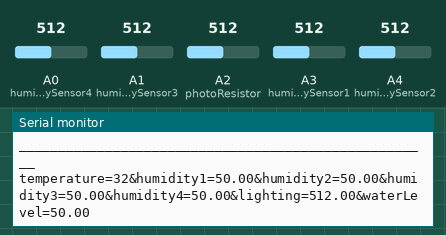
Bench run of a sketch on a simulated Arduino Uno, built with avr-gcc and run on an emulated ATmega328P. Parts: the last lines printed to the serial monitor. The test bench sets the inputs (shaded band); at power-on: A0 (humiditySensor4) = 512, A1 (humiditySensor3) = 512, A3 (humiditySensor1) = 512, A2 (photoResistor) = 512, A4 (humiditySensor2) = 512.

Above: at 1.2 s.
1.3 s: A0 (humiditySensor4) set to 909
At 1.4 s:
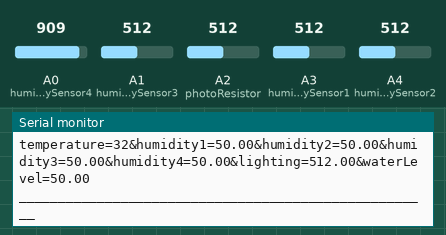
4.3 s: A0 (humiditySensor4) set to 929
At 4.37 s:
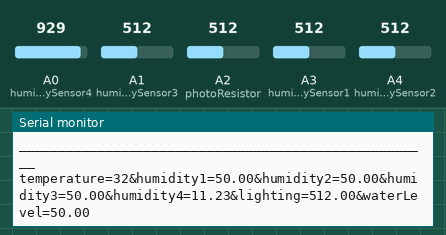
7.3 s: A1 (humiditySensor3) set to 908
At 7.32 s:
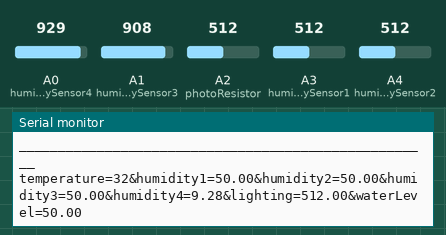
10.3 s: A1 (humiditySensor3) set to 937
At 10.45 s:
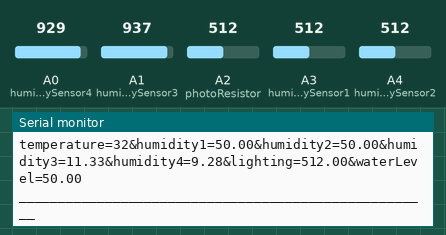
16.3 s: A3 (humiditySensor1) set to 913
At 16.32 s:
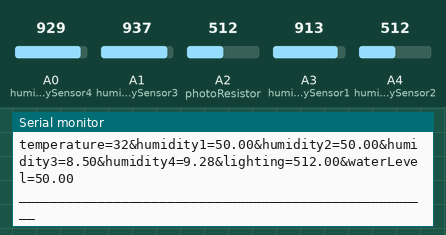
19.3 s: A3 (humiditySensor1) set to 940
At 19.42 s:
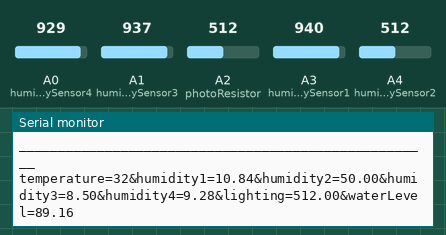
Timing chart, 0 to 22.3 s (numbered marks = the images above; inputs shaded):
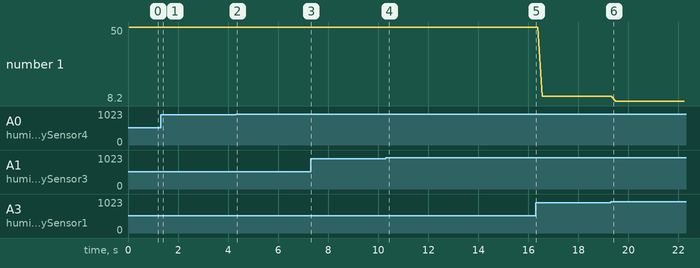

Measured:
- the behaviour switches between 921 and 922 on A0 (humiditySensor4) (found by bisection; images 1 and 2)
- the behaviour switches between 921 and 922 on A1 (humiditySensor3) (found by bisection; images 3 and 4)
- the behaviour switches between 921 and 922 on A3 (humiditySensor1) (found by bisection; images 5 and 6)
- plotted number 1: 50 → 10.84 after the input at 16.3 s, 10.84 → 8.2 after the input at 19.3 s

The sketch:

uno.ino
```cpp
#include <SoftwareSerial.h>
SoftwareSerial NodeMCU(12, 13);

const int humiditySensor1 = 3; // left top
const int waterPump1 = 5; // left top

const int humiditySensor2 = 4; // right bottom
const int waterPump2 = 6; // right bottom

const int humiditySensor3 = A1; // left bottom
const int waterPump3 = 7; // left bottom

const int humiditySensor4 = A0; // right top
const int waterPump4 = 8; // right top

const int photoResistor = A2;
const int waterSensor = A3;

void setup() {
  Serial.begin(9600);
  NodeMCU.begin(9600);

  //  pinMode(waterPump1, OUTPUT);
  //  digitalWrite(waterPump1, LOW);
  //  delay(2000);
  //  digitalWrite(waterPump1, HIGH);

  //  pinMode(waterPump2, OUTPUT);
  //  digitalWrite(waterPump2, LOW);
  //  delay(2000);
  //  digitalWrite(waterPump2, HIGH);

  //  pinMode(waterPump3, OUTPUT);
  //  digitalWrite(waterPump3, LOW);
  //  delay(2000);
  //  digitalWrite(waterPump3, HIGH);


  pinMode(humiditySensor1, INPUT);
  pinMode(humiditySensor2, INPUT);
  pinMode(humiditySensor3, INPUT);
  pinMode(humiditySensor4, INPUT);

  pinMode(photoResistor, INPUT);
  pinMode(waterSensor, INPUT);
}

String getPostData() {
  String temperature = "0";
  String humidity1 = "0";
  String humidity2 = "0";
  String humidity3 = "0";
  String humidity4 = "0";
  String lighting = "0";
  String waterLevel = "0";

  temperature = getTemperatureValues();
  humidity1 = getHumidity1Values();
  humidity2 = getHumidity2Values();
  humidity3 = getHumidity3Values();
  humidity4 = getHumidity4Values();
  lighting = getLightingValues();
  waterLevel = getWaterLevelValues();
  Serial.println("_____________________________________________________");

  return "temperature=" + temperature + "&humidity1=" + humidity1  + "&humidity2=" + humidity2  + "&humidity3=" + humidity3  + "&humidity4=" + humidity4 + "&lighting=" + lighting + "&waterLevel=" + waterLevel;
}

String getLightingValues() {
  float photoSensorValue = analogRead(photoResistor);

  return String(photoSensorValue);
}

String getTemperatureValues() {
  int temperature = 32;

  return String(temperature);
}

String getHumidity1Values() {
  float humidity = analogRead(humiditySensor1);
  humidity = 100 - (humidity / 1024) * 100;

  return String(humidity);
}


String getHumidity2Values() {
  float humidity = analogRead(humiditySensor2);
  humidity = 100 - (humidity / 1024) * 100;

  return String(humidity);
}


String getHumidity3Values() {
  float humidity = analogRead(humiditySensor3);
  humidity = 100 - (humidity / 1024) * 100;

  return String(humidity);
}


String getHumidity4Values() {
  float humidity = analogRead(humiditySensor4);
  humidity = 100 - (humidity / 1024) * 100;

  return String(humidity);
}

String getWaterLevelValues() {
  float waterLevel = analogRead(waterSensor);
  waterLevel = (waterLevel / 1024) * 100;

  return String(waterLevel);
}

void loop() {
  String data = getPostData();
  Serial.println(data.c_str());
  if (NodeMCU.available() > 0) {
    Serial.println(data.c_str());
    NodeMCU.write(data.c_str());
    delay(1000);
  }
}
```
